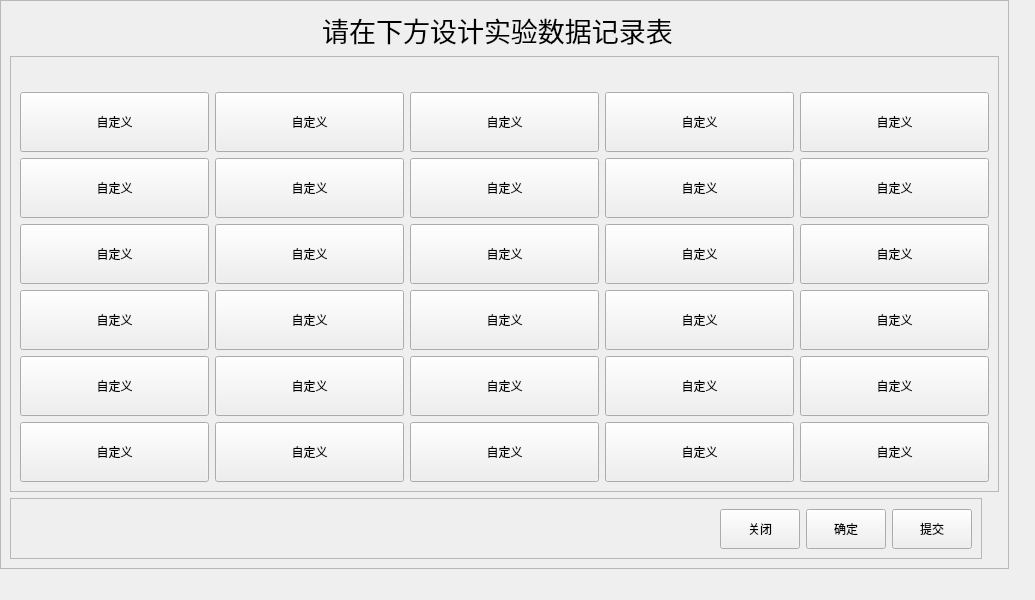
<?xml version="1.0" encoding="UTF-8"?>
<ui version="4.0">
 <class>Form</class>
 <widget class="QWidget" name="Form">
  <property name="geometry">
   <rect>
    <x>0</x>
    <y>0</y>
    <width>1035</width>
    <height>600</height>
   </rect>
  </property>
  <property name="sizePolicy">
   <sizepolicy hsizetype="Fixed" vsizetype="Fixed">
    <horstretch>0</horstretch>
    <verstretch>0</verstretch>
   </sizepolicy>
  </property>
  <property name="minimumSize">
   <size>
    <width>1035</width>
    <height>600</height>
   </size>
  </property>
  <property name="maximumSize">
   <size>
    <width>1035</width>
    <height>600</height>
   </size>
  </property>
  <property name="windowTitle">
   <string>Form</string>
  </property>
  <widget class="QFrame" name="frame_2">
   <property name="geometry">
    <rect>
     <x>0</x>
     <y>0</y>
     <width>1000</width>
     <height>600</height>
    </rect>
   </property>
   <property name="sizePolicy">
    <sizepolicy hsizetype="Fixed" vsizetype="Fixed">
     <horstretch>0</horstretch>
     <verstretch>0</verstretch>
    </sizepolicy>
   </property>
   <property name="minimumSize">
    <size>
     <width>1000</width>
     <height>600</height>
    </size>
   </property>
   <property name="maximumSize">
    <size>
     <width>1000</width>
     <height>600</height>
    </size>
   </property>
   <property name="frameShape">
    <enum>QFrame::StyledPanel</enum>
   </property>
   <property name="frameShadow">
    <enum>QFrame::Raised</enum>
   </property>
   <layout class="QVBoxLayout" name="verticalLayout">
    <property name="sizeConstraint">
     <enum>QLayout::SetFixedSize</enum>
    </property>
    <item>
     <widget class="QLabel" name="label">
      <property name="sizePolicy">
       <sizepolicy hsizetype="Fixed" vsizetype="Fixed">
        <horstretch>0</horstretch>
        <verstretch>0</verstretch>
       </sizepolicy>
      </property>
      <property name="minimumSize">
       <size>
        <width>975</width>
        <height>40</height>
       </size>
      </property>
      <property name="maximumSize">
       <size>
        <width>975</width>
        <height>40</height>
       </size>
      </property>
      <property name="font">
       <font>
        <pointsize>20</pointsize>
       </font>
      </property>
      <property name="text">
       <string>请在下方设计实验数据记录表</string>
      </property>
      <property name="alignment">
       <set>Qt::AlignCenter</set>
      </property>
     </widget>
    </item>
    <item>
     <widget class="QFrame" name="frame">
      <property name="sizePolicy">
       <sizepolicy hsizetype="Fixed" vsizetype="Fixed">
        <horstretch>0</horstretch>
        <verstretch>0</verstretch>
       </sizepolicy>
      </property>
      <property name="minimumSize">
       <size>
        <width>975</width>
        <height>394</height>
       </size>
      </property>
      <property name="maximumSize">
       <size>
        <width>975</width>
        <height>394</height>
       </size>
      </property>
      <property name="frameShape">
       <enum>QFrame::StyledPanel</enum>
      </property>
      <property name="frameShadow">
       <enum>QFrame::Raised</enum>
      </property>
      <layout class="QGridLayout" name="gridLayout">
       <property name="sizeConstraint">
        <enum>QLayout::SetFixedSize</enum>
       </property>
       <property name="topMargin">
        <number>35</number>
       </property>
       <item row="3" column="2">
        <widget class="QPushButton" name="btn43">
         <property name="sizePolicy">
          <sizepolicy hsizetype="Fixed" vsizetype="Fixed">
           <horstretch>0</horstretch>
           <verstretch>0</verstretch>
          </sizepolicy>
         </property>
         <property name="minimumSize">
          <size>
           <width>189</width>
           <height>60</height>
          </size>
         </property>
         <property name="maximumSize">
          <size>
           <width>189</width>
           <height>60</height>
          </size>
         </property>
         <property name="text">
          <string>自定义</string>
         </property>
        </widget>
       </item>
       <item row="1" column="3">
        <widget class="QPushButton" name="btn24">
         <property name="sizePolicy">
          <sizepolicy hsizetype="Fixed" vsizetype="Fixed">
           <horstretch>0</horstretch>
           <verstretch>0</verstretch>
          </sizepolicy>
         </property>
         <property name="minimumSize">
          <size>
           <width>189</width>
           <height>60</height>
          </size>
         </property>
         <property name="maximumSize">
          <size>
           <width>189</width>
           <height>60</height>
          </size>
         </property>
         <property name="text">
          <string>自定义</string>
         </property>
        </widget>
       </item>
       <item row="3" column="1">
        <widget class="QPushButton" name="btn42">
         <property name="sizePolicy">
          <sizepolicy hsizetype="Fixed" vsizetype="Fixed">
           <horstretch>0</horstretch>
           <verstretch>0</verstretch>
          </sizepolicy>
         </property>
         <property name="minimumSize">
          <size>
           <width>189</width>
           <height>60</height>
          </size>
         </property>
         <property name="maximumSize">
          <size>
           <width>189</width>
           <height>60</height>
          </size>
         </property>
         <property name="text">
          <string>自定义</string>
         </property>
         <property name="checkable">
          <bool>false</bool>
         </property>
        </widget>
       </item>
       <item row="5" column="1">
        <widget class="QPushButton" name="btn62">
         <property name="sizePolicy">
          <sizepolicy hsizetype="Fixed" vsizetype="Fixed">
           <horstretch>0</horstretch>
           <verstretch>0</verstretch>
          </sizepolicy>
         </property>
         <property name="minimumSize">
          <size>
           <width>189</width>
           <height>60</height>
          </size>
         </property>
         <property name="maximumSize">
          <size>
           <width>189</width>
           <height>60</height>
          </size>
         </property>
         <property name="text">
          <string>自定义</string>
         </property>
        </widget>
       </item>
       <item row="5" column="3">
        <widget class="QPushButton" name="btn64">
         <property name="sizePolicy">
          <sizepolicy hsizetype="Fixed" vsizetype="Fixed">
           <horstretch>0</horstretch>
           <verstretch>0</verstretch>
          </sizepolicy>
         </property>
         <property name="minimumSize">
          <size>
           <width>189</width>
           <height>60</height>
          </size>
         </property>
         <property name="maximumSize">
          <size>
           <width>189</width>
           <height>60</height>
          </size>
         </property>
         <property name="text">
          <string>自定义</string>
         </property>
        </widget>
       </item>
       <item row="0" column="2">
        <widget class="QPushButton" name="btn13">
         <property name="sizePolicy">
          <sizepolicy hsizetype="Fixed" vsizetype="Fixed">
           <horstretch>0</horstretch>
           <verstretch>0</verstretch>
          </sizepolicy>
         </property>
         <property name="minimumSize">
          <size>
           <width>189</width>
           <height>60</height>
          </size>
         </property>
         <property name="maximumSize">
          <size>
           <width>189</width>
           <height>60</height>
          </size>
         </property>
         <property name="text">
          <string>自定义</string>
         </property>
        </widget>
       </item>
       <item row="5" column="2">
        <widget class="QPushButton" name="btn63">
         <property name="sizePolicy">
          <sizepolicy hsizetype="Fixed" vsizetype="Fixed">
           <horstretch>0</horstretch>
           <verstretch>0</verstretch>
          </sizepolicy>
         </property>
         <property name="minimumSize">
          <size>
           <width>189</width>
           <height>60</height>
          </size>
         </property>
         <property name="maximumSize">
          <size>
           <width>189</width>
           <height>60</height>
          </size>
         </property>
         <property name="text">
          <string>自定义</string>
         </property>
        </widget>
       </item>
       <item row="5" column="4">
        <widget class="QPushButton" name="btn65">
         <property name="sizePolicy">
          <sizepolicy hsizetype="Fixed" vsizetype="Fixed">
           <horstretch>0</horstretch>
           <verstretch>0</verstretch>
          </sizepolicy>
         </property>
         <property name="minimumSize">
          <size>
           <width>189</width>
           <height>60</height>
          </size>
         </property>
         <property name="maximumSize">
          <size>
           <width>189</width>
           <height>60</height>
          </size>
         </property>
         <property name="text">
          <string>自定义</string>
         </property>
        </widget>
       </item>
       <item row="3" column="3">
        <widget class="QPushButton" name="btn44">
         <property name="sizePolicy">
          <sizepolicy hsizetype="Fixed" vsizetype="Fixed">
           <horstretch>0</horstretch>
           <verstretch>0</verstretch>
          </sizepolicy>
         </property>
         <property name="minimumSize">
          <size>
           <width>189</width>
           <height>60</height>
          </size>
         </property>
         <property name="maximumSize">
          <size>
           <width>189</width>
           <height>60</height>
          </size>
         </property>
         <property name="text">
          <string>自定义</string>
         </property>
        </widget>
       </item>
       <item row="0" column="1">
        <widget class="QPushButton" name="btn12">
         <property name="sizePolicy">
          <sizepolicy hsizetype="Fixed" vsizetype="Fixed">
           <horstretch>0</horstretch>
           <verstretch>0</verstretch>
          </sizepolicy>
         </property>
         <property name="minimumSize">
          <size>
           <width>189</width>
           <height>60</height>
          </size>
         </property>
         <property name="maximumSize">
          <size>
           <width>189</width>
           <height>60</height>
          </size>
         </property>
         <property name="text">
          <string>自定义</string>
         </property>
        </widget>
       </item>
       <item row="2" column="2">
        <widget class="QPushButton" name="btn33">
         <property name="sizePolicy">
          <sizepolicy hsizetype="Fixed" vsizetype="Fixed">
           <horstretch>0</horstretch>
           <verstretch>0</verstretch>
          </sizepolicy>
         </property>
         <property name="minimumSize">
          <size>
           <width>189</width>
           <height>60</height>
          </size>
         </property>
         <property name="maximumSize">
          <size>
           <width>189</width>
           <height>60</height>
          </size>
         </property>
         <property name="text">
          <string>自定义</string>
         </property>
        </widget>
       </item>
       <item row="2" column="4">
        <widget class="QPushButton" name="btn35">
         <property name="sizePolicy">
          <sizepolicy hsizetype="Fixed" vsizetype="Fixed">
           <horstretch>0</horstretch>
           <verstretch>0</verstretch>
          </sizepolicy>
         </property>
         <property name="minimumSize">
          <size>
           <width>189</width>
           <height>60</height>
          </size>
         </property>
         <property name="maximumSize">
          <size>
           <width>189</width>
           <height>60</height>
          </size>
         </property>
         <property name="text">
          <string>自定义</string>
         </property>
        </widget>
       </item>
       <item row="2" column="3">
        <widget class="QPushButton" name="btn34">
         <property name="sizePolicy">
          <sizepolicy hsizetype="Fixed" vsizetype="Fixed">
           <horstretch>0</horstretch>
           <verstretch>0</verstretch>
          </sizepolicy>
         </property>
         <property name="minimumSize">
          <size>
           <width>189</width>
           <height>60</height>
          </size>
         </property>
         <property name="maximumSize">
          <size>
           <width>189</width>
           <height>60</height>
          </size>
         </property>
         <property name="text">
          <string>自定义</string>
         </property>
        </widget>
       </item>
       <item row="1" column="1">
        <widget class="QPushButton" name="btn22">
         <property name="sizePolicy">
          <sizepolicy hsizetype="Fixed" vsizetype="Fixed">
           <horstretch>0</horstretch>
           <verstretch>0</verstretch>
          </sizepolicy>
         </property>
         <property name="minimumSize">
          <size>
           <width>189</width>
           <height>60</height>
          </size>
         </property>
         <property name="maximumSize">
          <size>
           <width>189</width>
           <height>60</height>
          </size>
         </property>
         <property name="text">
          <string>自定义</string>
         </property>
        </widget>
       </item>
       <item row="2" column="1">
        <widget class="QPushButton" name="btn32">
         <property name="sizePolicy">
          <sizepolicy hsizetype="Fixed" vsizetype="Fixed">
           <horstretch>0</horstretch>
           <verstretch>0</verstretch>
          </sizepolicy>
         </property>
         <property name="minimumSize">
          <size>
           <width>189</width>
           <height>60</height>
          </size>
         </property>
         <property name="maximumSize">
          <size>
           <width>189</width>
           <height>60</height>
          </size>
         </property>
         <property name="text">
          <string>自定义</string>
         </property>
        </widget>
       </item>
       <item row="1" column="2">
        <widget class="QPushButton" name="btn23">
         <property name="sizePolicy">
          <sizepolicy hsizetype="Fixed" vsizetype="Fixed">
           <horstretch>0</horstretch>
           <verstretch>0</verstretch>
          </sizepolicy>
         </property>
         <property name="minimumSize">
          <size>
           <width>189</width>
           <height>60</height>
          </size>
         </property>
         <property name="maximumSize">
          <size>
           <width>189</width>
           <height>60</height>
          </size>
         </property>
         <property name="text">
          <string>自定义</string>
         </property>
        </widget>
       </item>
       <item row="1" column="4">
        <widget class="QPushButton" name="btn25">
         <property name="sizePolicy">
          <sizepolicy hsizetype="Fixed" vsizetype="Fixed">
           <horstretch>0</horstretch>
           <verstretch>0</verstretch>
          </sizepolicy>
         </property>
         <property name="minimumSize">
          <size>
           <width>189</width>
           <height>60</height>
          </size>
         </property>
         <property name="maximumSize">
          <size>
           <width>189</width>
           <height>60</height>
          </size>
         </property>
         <property name="text">
          <string>自定义</string>
         </property>
        </widget>
       </item>
       <item row="3" column="0">
        <widget class="QPushButton" name="btn41">
         <property name="sizePolicy">
          <sizepolicy hsizetype="Fixed" vsizetype="Fixed">
           <horstretch>0</horstretch>
           <verstretch>0</verstretch>
          </sizepolicy>
         </property>
         <property name="minimumSize">
          <size>
           <width>189</width>
           <height>60</height>
          </size>
         </property>
         <property name="maximumSize">
          <size>
           <width>189</width>
           <height>60</height>
          </size>
         </property>
         <property name="text">
          <string>自定义</string>
         </property>
        </widget>
       </item>
       <item row="1" column="0">
        <widget class="QPushButton" name="btn21">
         <property name="sizePolicy">
          <sizepolicy hsizetype="Fixed" vsizetype="Fixed">
           <horstretch>0</horstretch>
           <verstretch>0</verstretch>
          </sizepolicy>
         </property>
         <property name="minimumSize">
          <size>
           <width>189</width>
           <height>60</height>
          </size>
         </property>
         <property name="maximumSize">
          <size>
           <width>189</width>
           <height>60</height>
          </size>
         </property>
         <property name="text">
          <string>自定义</string>
         </property>
        </widget>
       </item>
       <item row="4" column="1">
        <widget class="QPushButton" name="btn52">
         <property name="sizePolicy">
          <sizepolicy hsizetype="Fixed" vsizetype="Fixed">
           <horstretch>0</horstretch>
           <verstretch>0</verstretch>
          </sizepolicy>
         </property>
         <property name="minimumSize">
          <size>
           <width>189</width>
           <height>60</height>
          </size>
         </property>
         <property name="maximumSize">
          <size>
           <width>189</width>
           <height>60</height>
          </size>
         </property>
         <property name="text">
          <string>自定义</string>
         </property>
        </widget>
       </item>
       <item row="0" column="0">
        <widget class="QPushButton" name="btn11">
         <property name="sizePolicy">
          <sizepolicy hsizetype="Fixed" vsizetype="Fixed">
           <horstretch>0</horstretch>
           <verstretch>0</verstretch>
          </sizepolicy>
         </property>
         <property name="minimumSize">
          <size>
           <width>189</width>
           <height>60</height>
          </size>
         </property>
         <property name="maximumSize">
          <size>
           <width>189</width>
           <height>60</height>
          </size>
         </property>
         <property name="text">
          <string>自定义</string>
         </property>
        </widget>
       </item>
       <item row="4" column="2">
        <widget class="QPushButton" name="btn53">
         <property name="sizePolicy">
          <sizepolicy hsizetype="Fixed" vsizetype="Fixed">
           <horstretch>0</horstretch>
           <verstretch>0</verstretch>
          </sizepolicy>
         </property>
         <property name="minimumSize">
          <size>
           <width>189</width>
           <height>60</height>
          </size>
         </property>
         <property name="maximumSize">
          <size>
           <width>189</width>
           <height>60</height>
          </size>
         </property>
         <property name="text">
          <string>自定义</string>
         </property>
        </widget>
       </item>
       <item row="0" column="3">
        <widget class="QPushButton" name="btn14">
         <property name="sizePolicy">
          <sizepolicy hsizetype="Fixed" vsizetype="Fixed">
           <horstretch>0</horstretch>
           <verstretch>0</verstretch>
          </sizepolicy>
         </property>
         <property name="minimumSize">
          <size>
           <width>189</width>
           <height>60</height>
          </size>
         </property>
         <property name="maximumSize">
          <size>
           <width>189</width>
           <height>60</height>
          </size>
         </property>
         <property name="text">
          <string>自定义</string>
         </property>
        </widget>
       </item>
       <item row="4" column="4">
        <widget class="QPushButton" name="btn55">
         <property name="sizePolicy">
          <sizepolicy hsizetype="Fixed" vsizetype="Fixed">
           <horstretch>0</horstretch>
           <verstretch>0</verstretch>
          </sizepolicy>
         </property>
         <property name="minimumSize">
          <size>
           <width>189</width>
           <height>60</height>
          </size>
         </property>
         <property name="maximumSize">
          <size>
           <width>189</width>
           <height>60</height>
          </size>
         </property>
         <property name="text">
          <string>自定义</string>
         </property>
        </widget>
       </item>
       <item row="0" column="4">
        <widget class="QPushButton" name="btn15">
         <property name="sizePolicy">
          <sizepolicy hsizetype="Fixed" vsizetype="Fixed">
           <horstretch>0</horstretch>
           <verstretch>0</verstretch>
          </sizepolicy>
         </property>
         <property name="minimumSize">
          <size>
           <width>189</width>
           <height>60</height>
          </size>
         </property>
         <property name="maximumSize">
          <size>
           <width>189</width>
           <height>60</height>
          </size>
         </property>
         <property name="text">
          <string>自定义</string>
         </property>
        </widget>
       </item>
       <item row="2" column="0">
        <widget class="QPushButton" name="btn31">
         <property name="sizePolicy">
          <sizepolicy hsizetype="Fixed" vsizetype="Fixed">
           <horstretch>0</horstretch>
           <verstretch>0</verstretch>
          </sizepolicy>
         </property>
         <property name="minimumSize">
          <size>
           <width>189</width>
           <height>60</height>
          </size>
         </property>
         <property name="maximumSize">
          <size>
           <width>189</width>
           <height>60</height>
          </size>
         </property>
         <property name="text">
          <string>自定义</string>
         </property>
        </widget>
       </item>
       <item row="3" column="4">
        <widget class="QPushButton" name="btn45">
         <property name="sizePolicy">
          <sizepolicy hsizetype="Fixed" vsizetype="Fixed">
           <horstretch>0</horstretch>
           <verstretch>0</verstretch>
          </sizepolicy>
         </property>
         <property name="minimumSize">
          <size>
           <width>189</width>
           <height>60</height>
          </size>
         </property>
         <property name="maximumSize">
          <size>
           <width>189</width>
           <height>60</height>
          </size>
         </property>
         <property name="text">
          <string>自定义</string>
         </property>
        </widget>
       </item>
       <item row="4" column="0">
        <widget class="QPushButton" name="btn51">
         <property name="sizePolicy">
          <sizepolicy hsizetype="Fixed" vsizetype="Fixed">
           <horstretch>0</horstretch>
           <verstretch>0</verstretch>
          </sizepolicy>
         </property>
         <property name="minimumSize">
          <size>
           <width>189</width>
           <height>60</height>
          </size>
         </property>
         <property name="maximumSize">
          <size>
           <width>189</width>
           <height>60</height>
          </size>
         </property>
         <property name="text">
          <string>自定义</string>
         </property>
        </widget>
       </item>
       <item row="4" column="3">
        <widget class="QPushButton" name="btn54">
         <property name="sizePolicy">
          <sizepolicy hsizetype="Fixed" vsizetype="Fixed">
           <horstretch>0</horstretch>
           <verstretch>0</verstretch>
          </sizepolicy>
         </property>
         <property name="minimumSize">
          <size>
           <width>189</width>
           <height>60</height>
          </size>
         </property>
         <property name="maximumSize">
          <size>
           <width>189</width>
           <height>60</height>
          </size>
         </property>
         <property name="text">
          <string>自定义</string>
         </property>
        </widget>
       </item>
       <item row="5" column="0">
        <widget class="QPushButton" name="btn61">
         <property name="sizePolicy">
          <sizepolicy hsizetype="Fixed" vsizetype="Fixed">
           <horstretch>0</horstretch>
           <verstretch>0</verstretch>
          </sizepolicy>
         </property>
         <property name="minimumSize">
          <size>
           <width>189</width>
           <height>60</height>
          </size>
         </property>
         <property name="maximumSize">
          <size>
           <width>189</width>
           <height>60</height>
          </size>
         </property>
         <property name="text">
          <string>自定义</string>
         </property>
        </widget>
       </item>
      </layout>
     </widget>
    </item>
    <item>
     <widget class="QFrame" name="frame_3">
      <property name="sizePolicy">
       <sizepolicy hsizetype="Fixed" vsizetype="Fixed">
        <horstretch>0</horstretch>
        <verstretch>0</verstretch>
       </sizepolicy>
      </property>
      <property name="minimumSize">
       <size>
        <width>975</width>
        <height>50</height>
       </size>
      </property>
      <property name="maximumSize">
       <size>
        <width>975</width>
        <height>50</height>
       </size>
      </property>
      <property name="frameShape">
       <enum>QFrame::StyledPanel</enum>
      </property>
      <property name="frameShadow">
       <enum>QFrame::Raised</enum>
      </property>
      <layout class="QHBoxLayout" name="horizontalLayout" stretch="15,0,1,0">
       <property name="sizeConstraint">
        <enum>QLayout::SetFixedSize</enum>
       </property>
       <property name="topMargin">
        <number>10</number>
       </property>
       <item>
        <spacer name="horizontalSpacer">
         <property name="orientation">
          <enum>Qt::Horizontal</enum>
         </property>
         <property name="sizeType">
          <enum>QSizePolicy::Fixed</enum>
         </property>
         <property name="sizeHint" stdset="0">
          <size>
           <width>700</width>
           <height>30</height>
          </size>
         </property>
        </spacer>
       </item>
       <item>
        <widget class="QPushButton" name="btn_confirm_2">
         <property name="sizePolicy">
          <sizepolicy hsizetype="Fixed" vsizetype="Fixed">
           <horstretch>0</horstretch>
           <verstretch>0</verstretch>
          </sizepolicy>
         </property>
         <property name="minimumSize">
          <size>
           <width>80</width>
           <height>40</height>
          </size>
         </property>
         <property name="maximumSize">
          <size>
           <width>80</width>
           <height>60</height>
          </size>
         </property>
         <property name="text">
          <string>关闭</string>
         </property>
        </widget>
       </item>
       <item>
        <widget class="QPushButton" name="btn_confirm">
         <property name="sizePolicy">
          <sizepolicy hsizetype="Fixed" vsizetype="Fixed">
           <horstretch>0</horstretch>
           <verstretch>0</verstretch>
          </sizepolicy>
         </property>
         <property name="minimumSize">
          <size>
           <width>80</width>
           <height>40</height>
          </size>
         </property>
         <property name="maximumSize">
          <size>
           <width>80</width>
           <height>60</height>
          </size>
         </property>
         <property name="text">
          <string>确定</string>
         </property>
        </widget>
       </item>
       <item>
        <widget class="QPushButton" name="btn_confirm_3">
         <property name="sizePolicy">
          <sizepolicy hsizetype="Fixed" vsizetype="Fixed">
           <horstretch>0</horstretch>
           <verstretch>0</verstretch>
          </sizepolicy>
         </property>
         <property name="minimumSize">
          <size>
           <width>80</width>
           <height>40</height>
          </size>
         </property>
         <property name="maximumSize">
          <size>
           <width>80</width>
           <height>60</height>
          </size>
         </property>
         <property name="text">
          <string>提交</string>
         </property>
        </widget>
       </item>
      </layout>
     </widget>
    </item>
   </layout>
  </widget>
 </widget>
 <resources/>
 <connections>
  <connection>
   <sender>btn_confirm_2</sender>
   <signal>clicked()</signal>
   <receiver>Form</receiver>
   <slot>close()</slot>
   <hints>
    <hint type="sourcelabel">
     <x>806</x>
     <y>540</y>
    </hint>
    <hint type="destinationlabel">
     <x>713</x>
     <y>-12</y>
    </hint>
   </hints>
  </connection>
 </connections>
</ui>
